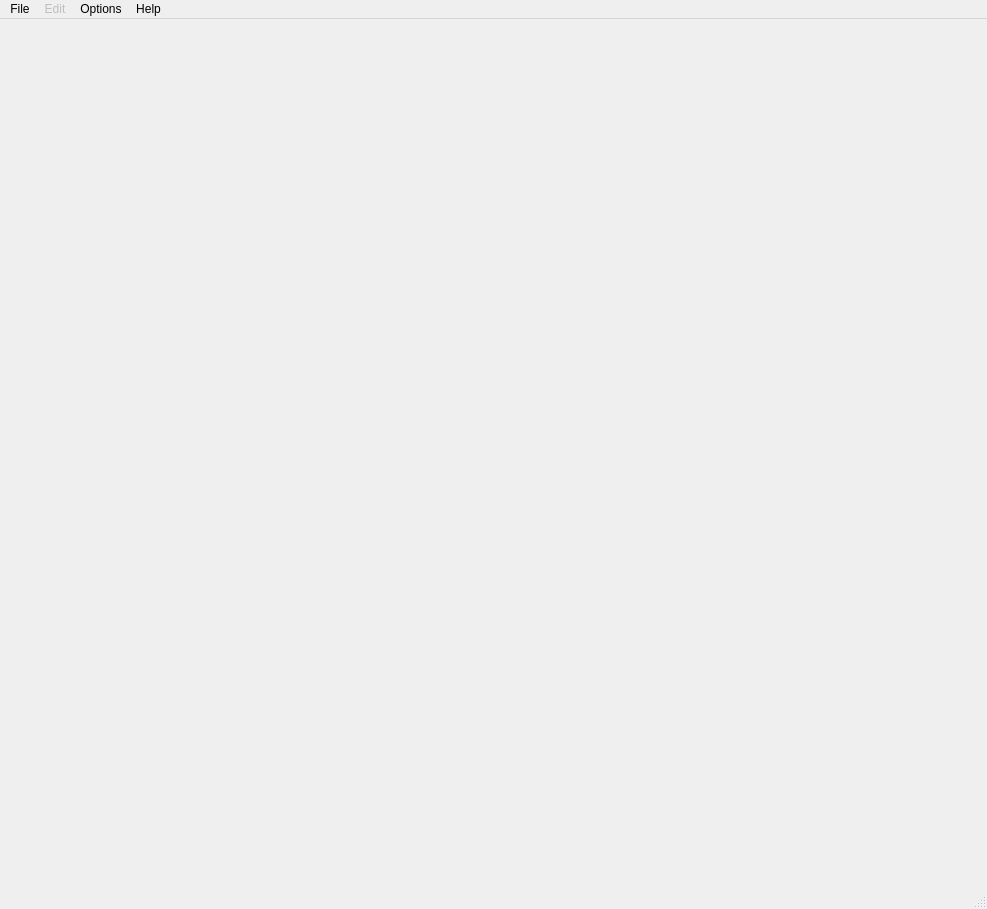
<?xml version="1.0" encoding="UTF-8"?>
<ui version="4.0">
 <class>MainWindow</class>
 <widget class="QMainWindow" name="MainWindow">
  <property name="geometry">
   <rect>
    <x>0</x>
    <y>0</y>
    <width>987</width>
    <height>909</height>
   </rect>
  </property>
  <property name="windowTitle">
   <string>MainWindow</string>
  </property>
  <widget class="QWidget" name="centralwidget"/>
  <widget class="QMenuBar" name="menubar">
   <property name="geometry">
    <rect>
     <x>0</x>
     <y>0</y>
     <width>987</width>
     <height>21</height>
    </rect>
   </property>
   <widget class="QMenu" name="menuFile">
    <property name="title">
     <string>File</string>
    </property>
    <addaction name="MN_file_exit"/>
   </widget>
   <widget class="QMenu" name="menuEdit">
    <property name="enabled">
     <bool>false</bool>
    </property>
    <property name="title">
     <string>Edit</string>
    </property>
   </widget>
   <widget class="QMenu" name="menuOptions">
    <property name="title">
     <string>Options</string>
    </property>
    <widget class="QMenu" name="menuColormap">
     <property name="title">
      <string>Colormap</string>
     </property>
     <addaction name="MN_options_colormap_viridis"/>
     <addaction name="MN_options_colormap_magma"/>
     <addaction name="MN_options_colormap_gray"/>
    </widget>
    <addaction name="menuColormap"/>
   </widget>
   <widget class="QMenu" name="menuHelp">
    <property name="title">
     <string>Help</string>
    </property>
    <addaction name="MN_help_documentations"/>
    <addaction name="MN_help_acknowledgement"/>
   </widget>
   <addaction name="menuFile"/>
   <addaction name="menuEdit"/>
   <addaction name="menuOptions"/>
   <addaction name="menuHelp"/>
  </widget>
  <widget class="QStatusBar" name="statusbar"/>
  <action name="MN_file_exit">
   <property name="text">
    <string>Exit</string>
   </property>
  </action>
  <action name="MN_options_colormap_viridis">
   <property name="text">
    <string>viridis</string>
   </property>
  </action>
  <action name="MN_options_colormap_magma">
   <property name="text">
    <string>magma</string>
   </property>
  </action>
  <action name="MN_options_colormap_cividis">
   <property name="text">
    <string>cividis</string>
   </property>
  </action>
  <action name="MN_options_colormap_gray">
   <property name="text">
    <string>gray</string>
   </property>
  </action>
  <action name="MN_help_documentations">
   <property name="text">
    <string>Documentation</string>
   </property>
  </action>
  <action name="MN_help_acknowledgement">
   <property name="text">
    <string>Acknowledgement</string>
   </property>
  </action>
  <action name="MN_options_colormap_cividis_2">
   <property name="text">
    <string>cividis</string>
   </property>
  </action>
 </widget>
 <resources/>
 <connections/>
</ui>
